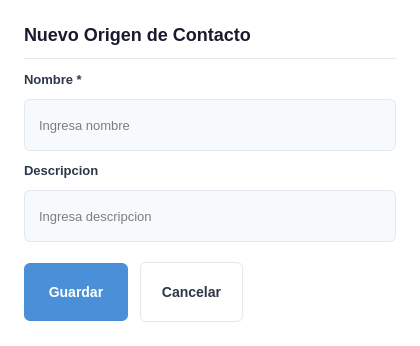
<?xml version="1.0" encoding="UTF-8"?>
<ui version="4.0">
 <class>OrigenesContactoForm</class>
 <widget class="QDialog" name="OrigenesContactoForm">
  <property name="geometry"><rect><x>0</x><y>0</y><width>420</width><height>280</height></rect></property>
  <property name="windowTitle"><string>Nuevo Origen de Contacto</string></property>
  <property name="styleSheet"><string notr="true">
QDialog { background-color: white; }
QLabel#dialogTitle { font-size: 18px; font-weight: bold; color: #1a1a2e; }
QLineEdit { padding: 8px 12px; border: 1px solid #e2e8f0; border-radius: 6px; background-color: #f7fafc; font-size: 13px; min-height: 34px; }
QLineEdit:focus { border: 1px solid #4a90d9; background-color: white; }
QLineEdit:hover { border: 1px solid #cbd5e0; }
QPushButton#btnGuardar { background-color: #4a90d9; color: white; border: none; border-radius: 6px; font-size: 14px; font-weight: 600; padding: 10px 24px; min-height: 38px; }
QPushButton#btnGuardar:hover { background-color: #3a7bc8; }
QPushButton#btnCancelar { background-color: white; color: #2d3748; border: 1px solid #e2e8f0; border-radius: 6px; font-size: 14px; font-weight: 500; padding: 10px 20px; min-height: 38px; }
QPushButton#btnCancelar:hover { background-color: #f7fafc; border-color: #cbd5e0; }
  </string></property>
  <layout class="QVBoxLayout" name="mainLayout">
   <property name="spacing"><number>12</number></property>
   <property name="leftMargin"><number>24</number></property><property name="topMargin"><number>24</number></property><property name="rightMargin"><number>24</number></property><property name="bottomMargin"><number>24</number></property>
   <item><widget class="QLabel" name="dialogTitle"><property name="text"><string>Nuevo Origen de Contacto</string></property></widget></item>
   <item><widget class="QFrame" name="separator"><property name="frameShape"><enum>QFrame::HLine</enum></property><property name="styleSheet"><string>color: #e2e8f0;</string></property></widget></item>
   <item><widget class="QLabel" name="label_Nombre"><property name="text"><string>Nombre *</string></property><property name="styleSheet"><string>font-size: 13px; color: #2d3748; font-weight: 600;</string></property></widget></item>
   <item><widget class="QLineEdit" name="input_Nombre"><property name="placeholderText"><string>Ingresa nombre</string></property></widget></item>
   <item><widget class="QLabel" name="label_Descripcion"><property name="text"><string>Descripcion</string></property><property name="styleSheet"><string>font-size: 13px; color: #2d3748; font-weight: 600;</string></property></widget></item>
   <item><widget class="QLineEdit" name="input_Descripcion"><property name="placeholderText"><string>Ingresa descripcion</string></property></widget></item>
   <item><spacer name="verticalSpacer"><property name="orientation"><enum>Qt::Vertical</enum></property><property name="sizeType"><enum>QSizePolicy::Fixed</enum></property><property name="sizeHint" stdset="0"><size><width>20</width><height>8</height></size></property></spacer></item>
   <item>
    <layout class="QHBoxLayout" name="buttonLayout">
     <item><widget class="QPushButton" name="btnGuardar"><property name="text"><string>Guardar</string></property><property name="cursor"><cursorShape>PointingHandCursor</cursorShape></property></widget></item>
     <item><widget class="QPushButton" name="btnCancelar"><property name="text"><string>Cancelar</string></property><property name="cursor"><cursorShape>PointingHandCursor</cursorShape></property></widget></item>
     <item><spacer name="buttonSpacer"><property name="orientation"><enum>Qt::Horizontal</enum></property><property name="sizeHint" stdset="0"><size><width>40</width><height>20</height></size></property></spacer></item>
    </layout>
   </item>
  </layout>
 </widget>
 <resources/>
 <connections/>
</ui>
